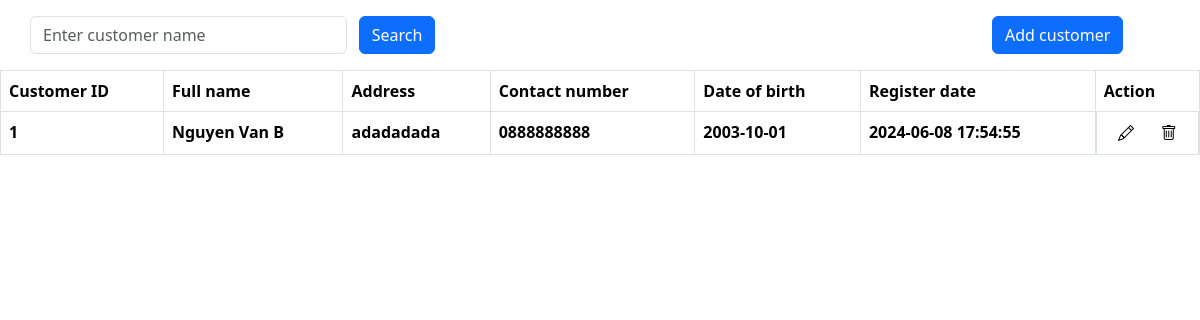
Page /manageCustomer.php on the earlier database version.
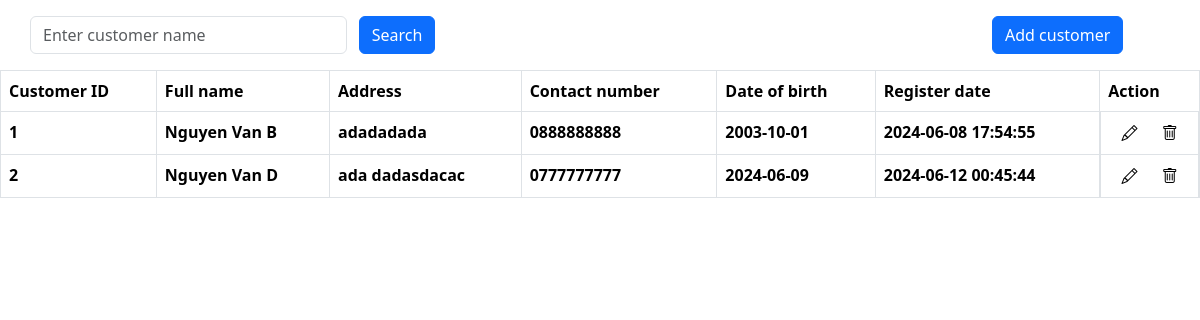
Same page on the later database version.
### tables this page shows
CREATE TABLE `customer` (
  `CustomerID` int(11) NOT NULL,
  `DOB` date DEFAULT NULL,
  `address` varchar(255) DEFAULT NULL,
  `fullName` varchar(255) DEFAULT NULL,
  `contactNo` varchar(10) DEFAULT NULL,
  `CusAccID` int(11) DEFAULT NULL,
  `RentingID` int(11) DEFAULT NULL,
  `PaymentID` int(11) DEFAULT NULL,
  `SupportID` int(11) DEFAULT NULL
);

CREATE TABLE `customeraccount` (
  `CusAccID` int(11) NOT NULL,
  `password` varchar(100) NOT NULL,
  `regDate` datetime NOT NULL DEFAULT current_timestamp(),
  `updationDate` datetime DEFAULT NULL,
  `ManagerID` int(11) DEFAULT NULL
);

### connection.php (called while the page is built, shortened)
<?php
    function connToDb(){
        $host = "localhost";
        $user = "root";
        $passwd = "";
        $db = "rad_ft";
        $con = new mysqli($host,$user,$passwd,$db);
        return $con;
    }
    function getCustomer(){
        $query="SELECT `customer`.*, `customeraccount`.`regDate`
                FROM `customer`
	                LEFT JOIN `customeraccount` ON `customer`.`CusAccID` = `customeraccount`.`CusAccID`;";
        $conn=connToDb();
        $stmt=$conn->prepare($query);
        if(!$stmt->execute()){
            return null;
        }else{
            $data=$stmt->get_result();
            $item=[];
            for($i=1;$i<=$data->num_rows;$i++){
                $item[]=$data->fetch_assoc();
            }
        }
        return $item;
    }
?>

### manageCustomer.php (the view, shortened to what this page needs)
<?php
include_once('connection.php');
$data=getCustomer();
?>
<!DOCTYPE html>
<html lang="en">
<head>
    <link rel="stylesheet" href="./css/style.css">
    <link rel="stylesheet" href="./js/">
    <link rel="stylesheet" href="./image/">
    <link href="https://cdn.jsdelivr.net/npm/bootstrap@5.3.3/dist/css/bootstrap.min.css" rel="stylesheet">
    <link rel="stylesheet" href="https://cdn.jsdelivr.net/npm/bootstrap-icons@1.11.3/font/bootstrap-icons.min.css">
</head>
<body>
    <div class="container mt-3">
        <div class="row">
            <div class="col-sm-8 ml-auto">
                <form class="row">
                    <div class="col-5 p-0">
                        <input type="text" class="form-control pe-5" placeholder="Enter customer name">
                        </div>
                        <div class="col-5">
                            <button type="submit" class="btn btn-primary mb-3" >Search</button>
                    </div>
                </form>
            </div>
            <div class="col-sm-2"></div>
            <div class="col-sm-2">
                <button type="button" class="btn btn-primary" data-bs-toggle="modal" data-bs-target="#addCustomer">Add customer</button>
            </div>
        </div>
    </div>
    <table class="table table-bordered">
        <tr>
            <th>Customer ID</th>
            <th>Full name</th>
            <th>Address</th>
            <th>Contact number</th>
            <th>Date of birth</th>
            <th>Register date</th>
            <th>Action</th>
        </tr>
        <?php
            foreach($data as $i){
        ?>
            <tr>
                <th><?=$i['CustomerID']?></th>
                <th><?=$i['fullName']?></th>
                <th><?=$i['address']?></th>
                <th><?=$i['contactNo']?></th>
                <th><?=$i['DOB']?></th>
                <th><?=$i['regDate']?></th>
                <th class="d-flex justify-content-around">
                    <button class="button edit-btn" style="border: 0; background-color:white;" data-bs-toggle="modal" data-bs-target="#editCustomer">
                        <i class="bi bi-pencil"></i>
                    </button>
                    <button class="button delete-btn" style="border: 0; background-color:white;" data-bs-toggle="modal" data-bs-target="#deleteCustomer">
                        <i class="bi bi-trash"></i>
                    </button>
                </th>
            </tr>
        <?php
        }
        ?>
    </table>
</body>
</html>

### css/style.css (style rules this page uses)
table, th, td { border:1px solid black; }

Differences in the rows shown:
added customer: CustomerID "2", fullName "Nguyen Van D", address "ada dadasdacac", contactNo "0777777777", DOB "2024-06-09", CusAccID.regDate "2024-06-12 00:45:44"
